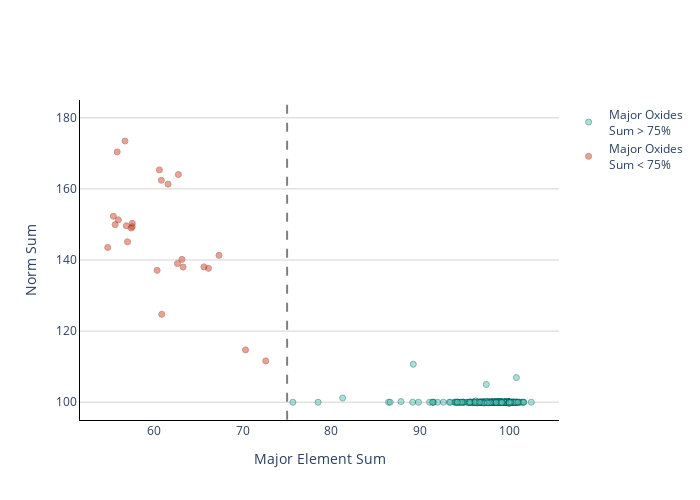

Notebook code for this chart:
### Code cell
major_sum_filter = igrocs_input[majors].sum(axis=1) >= 75

data=[]

data.append(
    go.Scatter(
        x=[75,75],
        y=[90,200],
        mode='lines',
        line=dict(
            dash='dash',
            color='grey'
        ),
        showlegend=False
    )
)

data.append(
    go.Scatter(
        x=igrocs_input[majors][major_sum_filter].sum(axis=1),
        y=web_norms_lemaitre[norm_minerals][major_sum_filter].sum(axis=1),
        mode='markers',
        marker=dict(
            color="#57C4AD",
            opacity=0.5,
            line=dict(
                color='#006164',
                width=1)),
        name='Major Oxides<br>Sum > 75%'
    )
)

data.append(
    go.Scatter(
        x=igrocs_input[majors][major_sum_filter==False].sum(axis=1),
        y=web_norms_lemaitre[norm_minerals][major_sum_filter==False].sum(axis=1),
        mode='markers',
        marker=dict(
            color="#DB4325",
            opacity=0.5,
            line=dict(
                color='#8b2a17',
                width=1)),
        name='Major Oxides<br>Sum < 75%'
    )
)


fig=go.Figure(data=data)

fig.update_yaxes(
            title_text='Norm Sum',
            gridcolor='lightgrey',
            linecolor='black',
            range=[95,185]
            )

fig.update_xaxes(
            title_text='Major Element Sum',
            gridcolor='white',
            linecolor='black'
            )


fig.update_layout(height=500, width=700, showlegend=True, plot_bgcolor='rgba(0,0,0,0)', title_x=0.5)


fig.show()
fig.write_image('figures/Major Element Sum vs Normative Mineralogy Sum.png', scale=2)

### Figure 1 — Plotly figure (JSON) as saved in the notebook; plotly's stock layout.template omitted (floating-point values rounded to 4 significant figures; data arrays with more than 128 entries replaced by an {"elided": "..."} marker saying what was removed)
{"data": [{"line": {"color": "grey", "dash": "dash"}, "mode": "lines", "showlegend": false, "type": "scatter", "x": [75, 75], "y": [90, 200]}, {"marker": {"color": "#57C4AD", "line": {"color": "#006164", "width": 1}, "opacity": 0.5}, "mode": "markers", "name": "Major Oxides<br>Sum > 75%", "type": "scatter", "x": {"elided": "526 float values"}, "y": {"elided": "526 float values"}}, {"marker": {"color": "#DB4325", "line": {"color": "#8b2a17", "width": 1}, "opacity": 0.5}, "mode": "markers", "name": "Major Oxides<br>Sum < 75%", "type": "scatter", "x": [57.57, 60.84, 56.75, 55.64, 62.76, 66.15, 55.44, 63.29, 60.36, 63.16, 56.0, 62.65, 57.03, 57.57, 54.8, 65.63, 55.87, 60.62, 61.6, 67.33, 57.45, 72.6, 56.9, 70.32, 60.89], "y": [150.3, 162.4, 173.5, 150.0, 164.0, 137.6, 152.3, 138.0, 137.1, 140.2, 151.3, 139.0, 145.1, 149.4, 143.5, 138.1, 170.4, 165.3, 161.3, 141.3, 149.0, 111.6, 149.7, 114.7, 124.7]}], "layout": {"height": 500, "plot_bgcolor": "rgba(0,0,0,0)", "showlegend": true, "title": {"x": 0.5}, "width": 700, "xaxis": {"gridcolor": "white", "linecolor": "black", "title": {"text": "Major Element Sum"}}, "yaxis": {"gridcolor": "lightgrey", "linecolor": "black", "range": [95, 185], "title": {"text": "Norm Sum"}}}}
